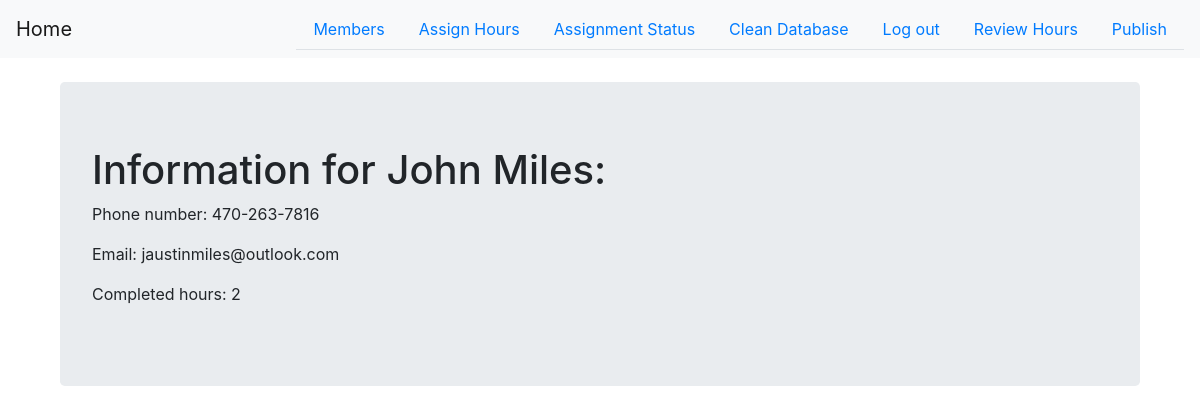
The app's page /member/1 (signed in), older data.
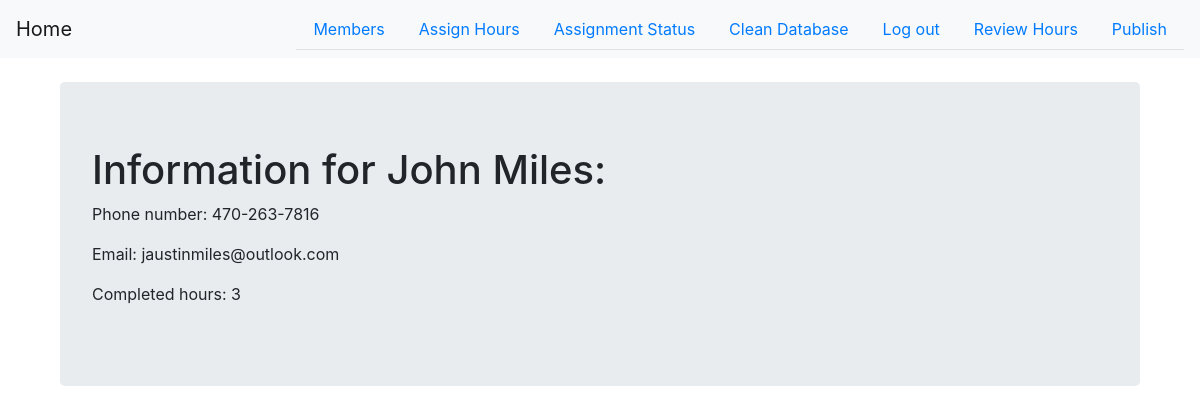
The same page, newer data.
### app.py (models this page shows, shortened)
class Member(db.Model):
    id = db.Column(db.Integer, primary_key=True)
    first = db.Column(db.Text)
    last = db.Column(db.Text)
    phone = db.Column(db.Text)
    email = db.Column(db.Text)
    status = db.Column(db.Text)
    active = db.Column(db.Boolean)
    hours = db.Column(db.Integer)
    assigned = db.Column(db.Boolean)

### app.py (the view)
@app.route('/member/<identifier>')
@login_required
def member_page(identifier):
    member = Member.query.get(identifier)
    return render_template('member_page.html', member=member)

### app.py (called while the page is built)
@login_manager.user_loader
def load_user(user_id):
    return User.query.get(user_id)

### templates/member_page.html
{% extends "base.html" %}
{% block content %}
    <br>
    <div class="jumbotron" style="margin-right: 5%; margin-left: 5%">
        <h1>Information for {{ member.first + ' ' + member.last}}:</h1>
        <p>Phone number: {{ member.phone }}</p>
        <p>Email: {{ member.email }}</p>
        <p>Completed hours: {{ member.hours }}</p>
    </div>
{% endblock %}

Row changes from the older to the newer data that the page shows:
changed Member "John Miles": hours "2" → "3"
